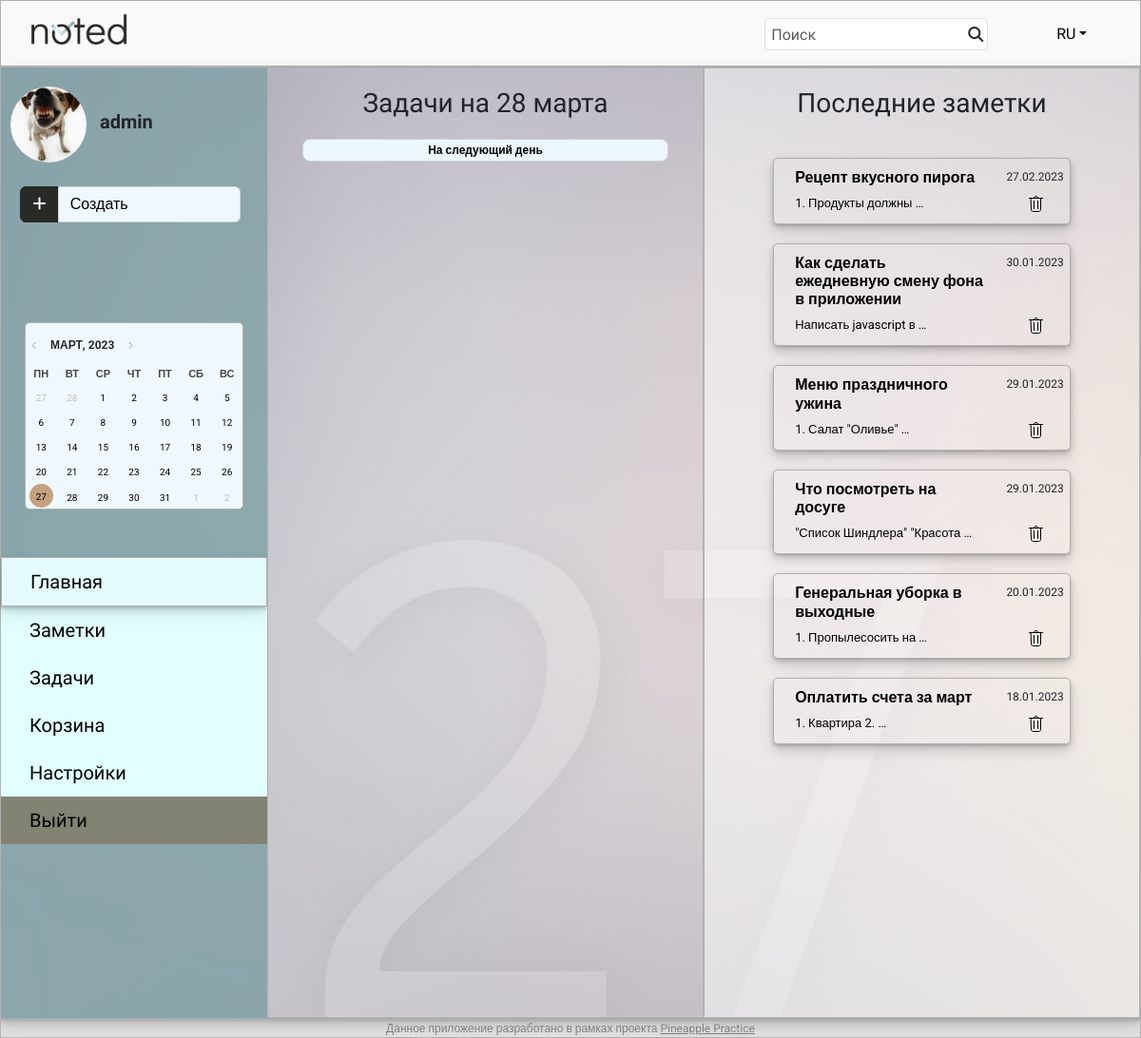
Before: /main/28-03-2023/ (signed in) with the older database file.
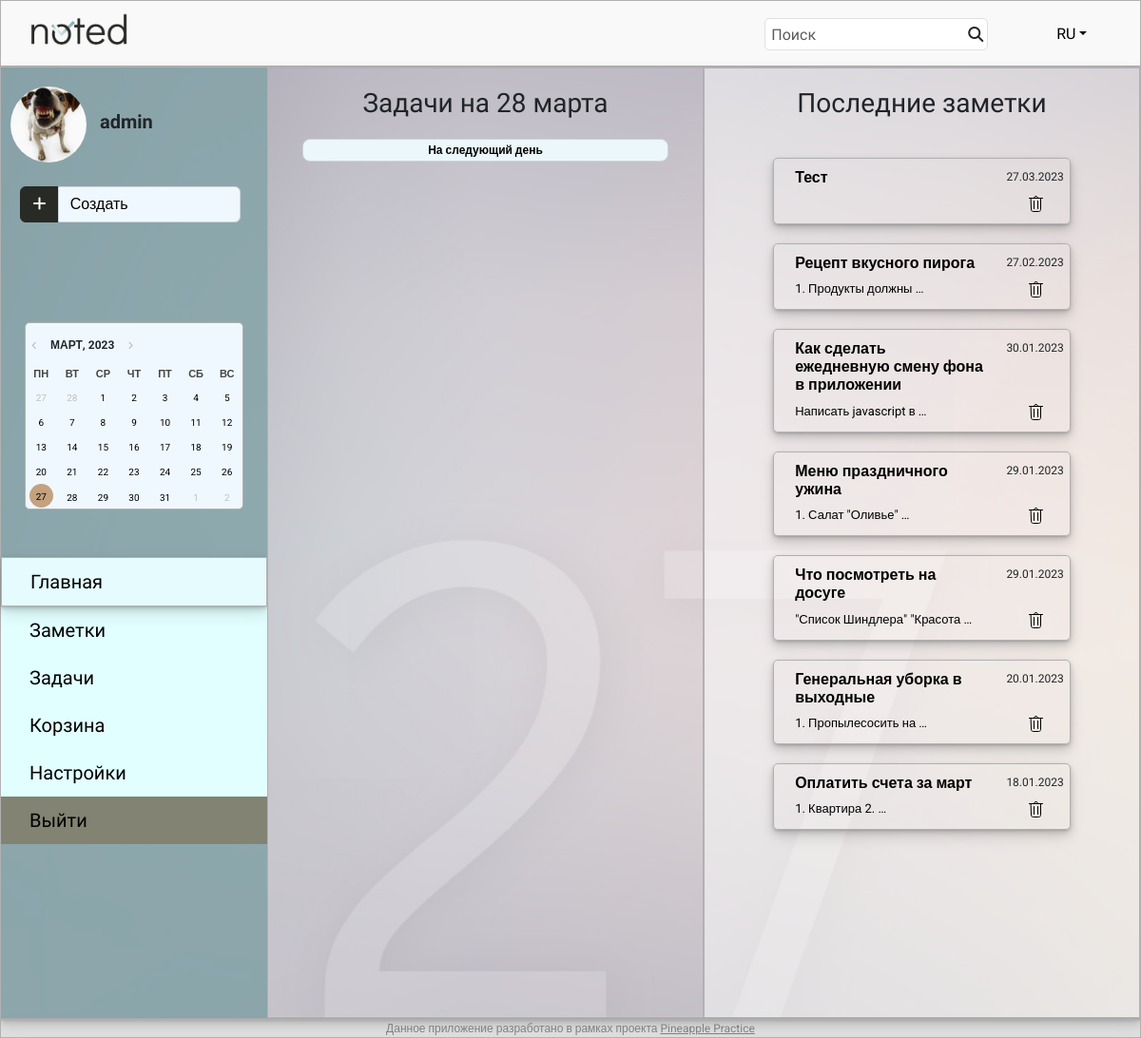
After: the same page with the newer database file.
### notes/models.py (models this page shows, shortened)
class UserProfile(models.Model):
    user = models.OneToOneField(User, on_delete=models.CASCADE)
    avatar = models.ImageField(default='/avatars/user_male_circle_icon.svg',
                               upload_to='avatars')

class Note(models.Model):
    note_title = models.CharField(max_length=250)
    note_text = models.TextField()
    note_time = models.DateField()
    note_author = models.ForeignKey(User, on_delete=models.CASCADE)
    note_trash = models.BooleanField(default=False)
    note_file = models.FileField(null=True, blank=True, upload_to='documents')

### notes/views.py (the view)
# urls.py: path('<date:date>/', main_page_date, name='date_notes'),
@login_required
def main_page_date(request, date):
    user = request.user
    next_date = date + datetime.timedelta(days=1)
    tasks_active = Task.objects.filter(task_time=date, task_author=user, task_deleted=False, task_priority=False, task_trash=False)
    tasks_deleted = Task.objects.filter(task_time=date, task_author=user, task_deleted=True, task_trash=False)
    tasks_important = Task.objects.filter(task_time=date, task_author=user, task_deleted=False, task_priority=True, task_trash=False)
    notes = Note.objects.filter(note_author=user, note_trash=False).order_by('-note_time')
    month_list = ['января', 'февраля', 'марта', 'апреля', 'мая', 'июня',
                  'июля', 'августа', 'сентября', 'октября', 'ноября', 'декабря']
    date = f'{date.day} {month_list[int(date.month) - 1]}'
    return render(request, 'main2.html', context={'today_tasks': tasks_active, 'tasks_deleted': tasks_deleted,
                                                  'tasks_important': tasks_important, 'notes': notes, 'date': date,
                                                  'next_date': next_date})

### notes/path_converters.py (called while the page is built)
    def to_python(self, value: str):
        return datetime.strptime(value, '%d-%m-%Y').date()

    def to_url(self, value: date):
        return value.strftime('%d-%m-%Y')

### templates/main2.html (shortened to what this page needs)
{% extends "default.html" %}
{% block content %}
    <div class="container-xxl main-main">
        <div class="row">
            <div class="col-auto col-2 sidebar" style="width: 280px;">
                <div class="ava">
                    <img src="{{ request.user.userprofile.avatar.url }}" alt="Avatar" width="80" height="80" class="rounded-circle">
                    <span class="username">{{ request.user }}</span>
                </div>
                <div class="input-group dropdown">
                    <button type="button" class="btn btn-primary dropdown-toggle" id="dropdownMenuButton1" data-bs-toggle="dropdown" aria-expanded="false" style="background: #282A25; border-color: #282A25; width: 17%;">
                        <i class="fas fa-plus" aria-hidden="true"></i>
                    </button>
                    <button type="button" class="btn btn-primary" style="background: #f0f8ff; color: black; border: 1px solid #ced4da; width: 80%; text-align: left;">Создать</button>
                </div>
                <div class="calendar-wrapper">
                    <button id="btnPrev" type="button" style="margin-top: 15px;"></button>
                    <h6 id="headCal"></h6>
                    <button id="btnNext" type="button"></button>
                    <div id="divCal"></div>
                </div>
                <div class="nav-list">
                    <ul style="list-style-type: none;">
                        <li class="current_page"><a href="{% url 'main' %}">Главная</a></li>
                        <li><a href="{% url 'notes' %}">Заметки</a></li>
                        <li><a href="{% url 'tasks' %}">Задачи</a></li>
                        <li><a href="{% url 'trash' %}">Корзина</a></li>
                        <li><a href="{% url 'user_settings' %}">Настройки</a></li>
                        <li style="background: rgba(108, 100, 81, 0.8);"><a href="{% url 'logout' %}">Выйти</a></li>
                    </ul>
                </div>
            </div>
            <div class="col" id="tasks-notes">
                <div class="row">
                    <div class="col-6 tasks">
                        <h3 style="text-align: center; font-family: 'Didact Gothic', sans-serif; margin-top: 20px; margin-bottom: 20px;">Задачи на {{ date }}</h3>
                        <div class="col-10 offset-1">
                            <div class="next-button">
                            <button type="button" class="btn btn-primary"><a href="{% url 'date_notes' next_date %}">На следующий день</a></button>
                            </div>
                        </div>
                    </div>
                    <div class="col-6 notes" style="background: rgba(255, 255, 255, 0.5);">
                        <h3 style="text-align: center; font-family: 'Didact Gothic', sans-serif; margin-top: 20px; margin-bottom: 40px;">Последние заметки</h3>
                        <div class="col-8 offset-2 main-notes">
                        {% for note in notes %}
                            <div class="row note-block">
                                <div class="row">
                                    <div class="col-10">
                                        <a href="{% url 'note_details' note.id %}"><h6><b>{{ note.note_title }}</b></h6></a>
                                    </div>
                                    <div class="col-2 ms-auto note_date">
                                        {{ note.note_time | date:"j.m.Y" }}
                                    </div>
                                </div>
                                <div class="row align-items-start">
                                    <div class="col-10">
                                        <a href="{% url 'note_details' note.id %}">{{ note.note_text | truncatewords:3 }}</a>
                                    </div>
                                    <div class="col-1 ms-auto">
                                        <a href="{% url 'note_delete' note.id %}?next={{ request.path }}">
                                            <img src="/static/images/icons/trash_icon.svg" />
                                        </a>
                                    </div>
                                </div>
                            </div>
                        {% endfor %}
                        </div>
                    </div>
                </div>
            </div>
        </div>
    </div>
{% endblock content %}

### templates/default.html (shortened to what this page needs)
<!DOCTYPE html>
<html lang="ru">
<head>
    {% load bootstrap5 %}
    {% bootstrap_css %}
    {% load static %}
    <link rel="stylesheet" type="text/css" href="{% static 'css/styles.css' %}">
</head>
<body>
    <header>
        <div class="container-xxl header-area" >
            <div class="row align-items-center" style="height: 70px;">
                <div class="col-6">
                    <img src="/static/images/Noted_colour_full_RGB.png" alt="Logo" width="140" height="60">
                </div>
                <div class="col-5 search-wrapper">
                    <form action="{% url 'search' %}" method="get">
                        <input type="search" name="q" class="header-search form-control" placeholder="Поиск" />
                        <span class="icon"><i class="fa fa-search"></i></span>
                    </form>
                </div>
                <div class="col-auto">
                    <a class="nav-link dropdown-toggle" href="#" role="button" data-bs-toggle="dropdown" aria-expanded="false" style="color: black;">RU</a>
                </div>
            </div>
        </div>
    </header>
    {% block content %}
    {% endblock content %}
    <footer>
        <div class="container-xxl text-center" style="border: 0.5px solid #b1b1b1;
                box-shadow: 0px 1px 2px rgba(0,0,0,0.1),
                0px 2px 4px rgba(0,0,0,0.1),
                0px 4px 8px rgba(0,0,0,0.1),
                0px 8px 16px rgba(0,0,0,0.1); font-size: 12px; color: grey;">
            Данное приложение разработано в рамках проекта <a href="" style="color: grey;">Pineapple Practice</a>
        </div>
    </footer>
</body>
</html>

### static/css/styles.css (style rules this page uses)
body { font-family: 'Roboto', sans-serif; background: #E0E0E0; }
.header-area { height: 70px; border: 0.5px solid #b1b1b1; box-shadow: 0px 1px 2px rgba(0,0,0,0.1), 0px 2px 4px rgba(0,0,0,0.1), 0px 4px 8px rgba(0,0,0,0.1), 0px 8px 16px rgba(0,0,0,0.1); background: rgba(255, 255, 255, 0.8); font-family: 'Didact Gothic', sans-serif; }
.search-wrapper { position: relative; padding-right: 60px; }
input.header-search { border: 1px solid #e1e1e1; border-radius: 5px; height: 34px; width: 55%; padding-left: 6px; float: right; }
.icon { position: absolute; right: 13%; top: 19%; }
.main-main { border: 0.5px solid #b1b1b1; box-shadow: 0px 1px 2px rgba(0,0,0,0.1), 0px 2px 4px rgba(0,0,0,0.1), 0px 4px 8px rgba(0,0,0,0.1), 0px 8px 16px rgba(0,0,0,0.1); background: url(/static/images/bg-2.jpg) no-repeat center fixed; background-size: cover; }
.tasks, .notes { border: 0.5px solid #b1b1b1; height: 1000px; overflow-y: scroll; }
.tasks a, .main-notes a { color: black; text-decoration: none; }
.note-block { border: 0.5px solid #b1b1b1; font-size: 13px; margin-top: 20px; margin-bottom: 20px; border-radius: 5px; padding: 10px; box-shadow: 0px 1px 2px rgba(0,0,0,0.1), 0px 2px 4px rgba(0,0,0,0.1), 0px 4px 8px rgba(0,0,0,0.1), 0px 8px 16px rgba(0,0,0,0.1); }
.note_date { font-size: 12px; }
.next-button { margin-left: -12px; margin-right: -12px; }
.next-button button { width: 100%; font-size: 12px; font-weight: 600; background: rgba(236, 247, 251, 1); border: 1px solid #ced4da; border-radius: 8px; padding-top: 2px; padding-bottom: 2px; }
.calendar-wrapper { margin: 100px 25px 0px 25px; border: 0.5px solid #b1b1b1; border-radius: 5px; background: #f0f8ff; }
#divCal { margin-top: 10px; }
#headCal { margin: 0px 0px; text-transform: uppercase; font-size: 12px; display: inline; font-weight: 700; }
#btnPrev:before { content: '\f104'; font-family: FontAwesome; padding-right: 4px; }
#btnNext:after { content: '\f105'; font-family: FontAwesome; padding-left: 4px; }
#btnPrev, #btnNext { background: transparent; border: none; outline: none; font-size: 0.6em; color: #c0c0c0; cursor: pointer; transition: all 0.3s ease; }
.sidebar { background: rgba(126, 159, 164, 0.8); padding: 0px; }
.ava { margin-top: 20px; margin-bottom: 20px; padding: 0px 10px; }
.username { padding-left: 10px; font-weight: 600; font-size: 20px; font-family: 'Didact Gothic', sans-serif; }
.input-group { padding: 5px 20px 5px 20px; }
#dropdownMenuButton1::after { content: none; }
.nav-list { font-family: 'Didact Gothic', sans-serif; font-size: 20px; background: #E2FFFF; margin-left: 0px; margin-right: 0px; margin-top: 50px; }
.nav-list ul { padding-left: 0px; }
.nav-list li { padding-top: 10px; padding-bottom: 10px; padding-left: 30px; }
.nav-list a { color: black; text-decoration: none; test-align: center; }
.current_page { background: rgba(236, 247, 251, 0.5); border: 0.5px solid #b1b1b1; box-shadow: 0px 1px 2px rgba(0,0,0,0.1), 0px 2px 4px rgba(0,0,0,0.1), 0px 4px 8px rgba(0,0,0,0.1), 0px 8px 16px rgba(0,0,0,0.1); }

Changed rows visible on the page:
added Note: note_title "Тест", note_time "27.03.2023"
